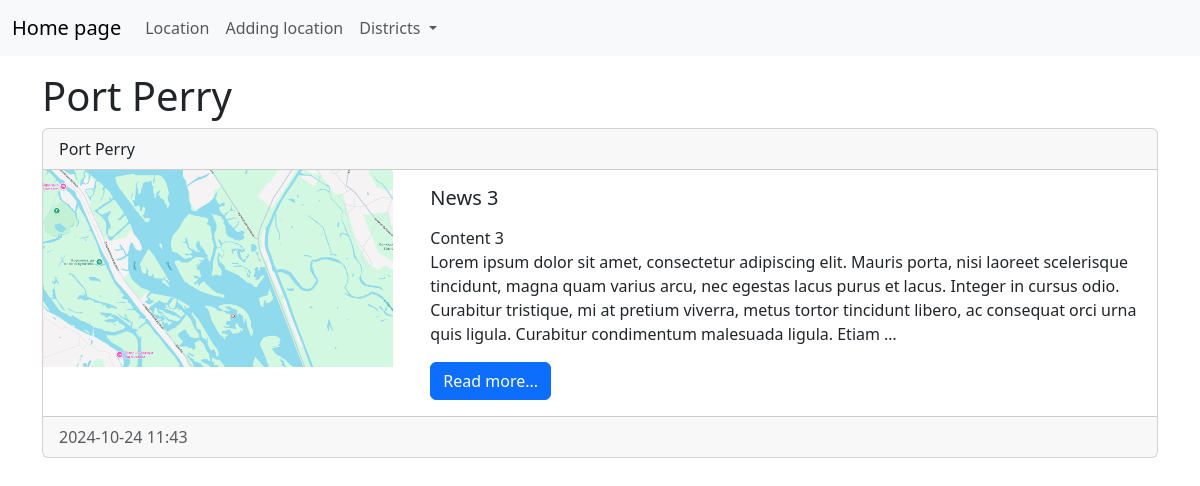
The app's page /category/2/ with its own data.
### news/models.py (models this page shows, shortened)
class Category(models.Model):
    title = models.CharField(max_length=150, db_index=True, verbose_name='Наименование')
    def __str__(self):
        return self.title
    class Meta:
        verbose_name = "Категория"
        verbose_name_plural = "Категории"
        ordering = ['title']

class News(models.Model):
    title = models.CharField(max_length=150, verbose_name='Наименование')
    content = models.TextField(blank=True, verbose_name='Контекст')
    created_at = models.DateTimeField(auto_now_add=True, verbose_name='Дата публикации')
    updated_at = models.DateTimeField(auto_now=True, verbose_name='Дата обновления')
    photo = models.ImageField(upload_to='photos/%Y/%m/%d/', verbose_name='Фото', blank=True)
    is_published = models.BooleanField(default=True, verbose_name='Опубликовано')
    category = models.ForeignKey('Category', on_delete=models.PROTECT, null=True, verbose_name='Категория')
    class Meta:
        verbose_name = "Новость"
        verbose_name_plural = "Новости"
        ordering = ['-created_at', '-title']

### news/views.py (the view)
# urls.py: path("category/<int:category_id>/", get_category, name='category'),
def get_category(request, category_id):
    news = News.objects.filter(category_id=category_id)
    categories = Category.objects.get(pk=category_id)
    category = Category.objects.all()
    mycontext = {
        'news': news,
        'categories': categories,
        'category': category,
    }
    return render(request, template_name="news/category.html", context=mycontext)

### news/templates/news/category.html (shortened to what this page needs)
<!doctype html>
<html lang="en">
  <head>
    <link href="https://cdn.jsdelivr.net/npm/bootstrap@5.3.3/dist/css/bootstrap.min.css" rel="stylesheet">
  </head>
  <body>
  <nav class="navbar navbar-expand-lg bg-body-tertiary">
    <div class="container-fluid">
      <a class="navbar-brand" href="{% url 'home' %}">Home page</a>
      <div class="collapse navbar-collapse" id="navbarSupportedContent">
        <ul class="navbar-nav me-auto mb-2 mb-lg-0">
          <li class="nav-item"><a class="nav-link" href="{% url 'home' %}">Location</a></li>
          <li class="nav-item"><a class="nav-link" href="#">Adding location</a></li>
          <li class="nav-item dropdown">
            <a class="nav-link dropdown-toggle" href="#" role="button" data-bs-toggle="dropdown" aria-expanded="false">
              Districts
            </a>
          </li>
        </ul>
      </div>
    </div>
  </nav>
  <div class="container mt-3">
    <h1>{{ categories.title }}</h1>
    {% for item in news %}
      {% if item.is_published == 1 %}
      <div class="row g-0">
        <div class="card mb-3">
          <div class="card-header">{{ item.category }}</div>
            <div class="row g-0">
              <div class="col-md-4">
                {% if item.photo %}
                    <img src="{{ item.photo.url }}" alt="" width="350" class="mr-3">
                {% else %}
                    <img src="https://picsum.photos/id/870/350/200?grayscale&blur=1" alt="" class="mr-3">
                {% endif %}
              </div>
              <div class="col-md-8">
                <div class="card-body">
                  <h5 class="card-title">{{ item.title }}</h5>
                  <p class="card-text">{{ item.content|safe|linebreaks|truncatewords:50 }}</p>
                  <a href="#" class="btn btn-primary">Read more...</a>
                </div>
              </div>
            </div>
          <div class="card-footer text-body-secondary">
            {{ item.created_at|date:"Y-m-d H:i" }}
          </div>
        </div>
      </div>
      {% endif %}
    {% endfor %}
  </div>
  </body>
</html>

### records on screen
Category: title "Port Perry"
News: category "Port Perry", photo (picture), title "News 3", content "Content 3 Lorem ipsum dolor sit amet, consectetur adipiscing elit. Mauris porta, nisi laoreet scelerisque tincidunt, magna quam varius arcu, nec egestas lacus purus et lacus. Integer in cursus odio. Curabitur tristique, mi at pretium viverra, metus tortor tincidunt libero, ac consequat orci urna quis ligula. Curabitur condimentum malesuada ligula. Etiam …", created_at "2024-10-24 11:43"
